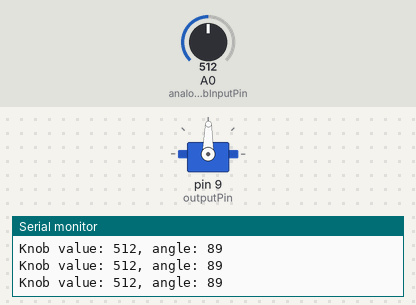
This sketch was run on a simulated Arduino Uno, built with avr-gcc and run on an emulated ATmega328P. Shown: servo, the last lines printed to the serial monitor. The inputs (shaded band) are chosen by the test bench; at power-on: A0 (analogKnobInputPin) = 512.

Above: at 1.2 s.
1.3 s: A0 (analogKnobInputPin) set to 716
At 2.1 s:
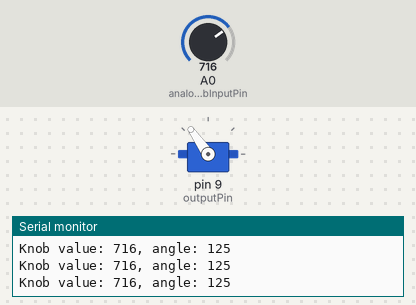
2.8 s: A0 (analogKnobInputPin) set to 989
At 4.0 s:
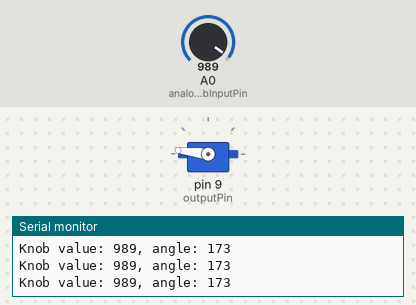
4.3 s: A0 (analogKnobInputPin) set to 1009
At 5.4 s:
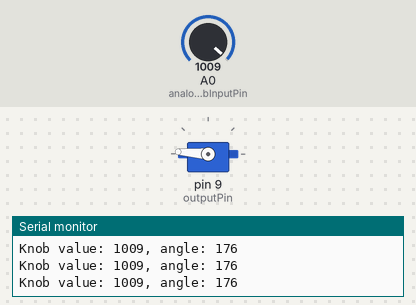
5.8 s: A0 (analogKnobInputPin) set to 900
At 6.2 s:
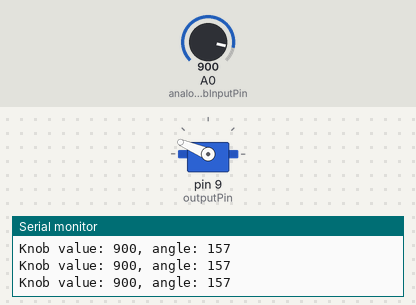
7.3 s: A0 (analogKnobInputPin) set to 585
At 8.5 s:
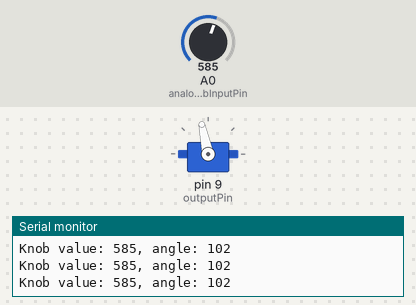
8.8 s: A0 (analogKnobInputPin) set to 557
At 9.3 s:
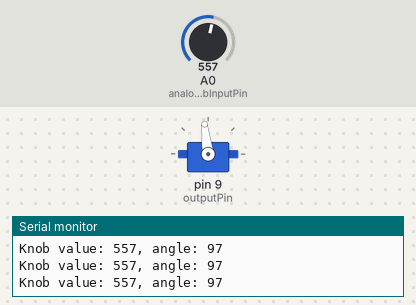
Timing chart, 0 to 11.3 s (numbered marks = the images above; inputs shaded):
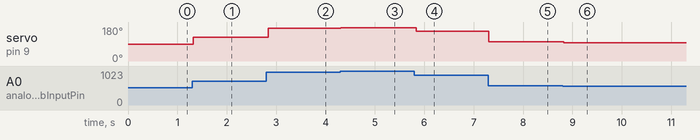

Measured:
- after the input at 1.3 s, servo on pin 9 (outputPin): 89° → 125° at once
- after the input at 2.8 s, servo on pin 9 (outputPin): 125° → 173° at once
- after the input at 4.3 s, servo on pin 9 (outputPin): 173° → 176° at once
- after the input at 5.8 s, servo on pin 9 (outputPin): 176° → 157° at once
- after the input at 7.3 s, servo on pin 9 (outputPin): 157° → 102° at once
- after the input at 8.8 s, servo on pin 9 (outputPin): 102° → 97° at once

The sketch:

motor-arm-servo.ino
```cpp
#include <Servo.h>

Servo servoMotor;
const int outputPin = 9;
const int analogKnobInputPin = A0;

void setup() {
  servoMotor.attach(outputPin);
  Serial.begin(9600);
}

void loop() {
  int knobValue = analogRead(analogKnobInputPin);
  int angle = setAngle(knobValue);
  log(knobValue, angle);
  delay(50);
}

int setAngle(int knobValue) {
  int angle = map(knobValue, 0, 1023, 0, 179);
  servoMotor.write(angle);
  return angle;
}

void log(int knobValue, int angle) {
  Serial.print("Knob value: ");
  Serial.print(knobValue);
  Serial.print(", angle: ");
  Serial.println(angle);
}
```
